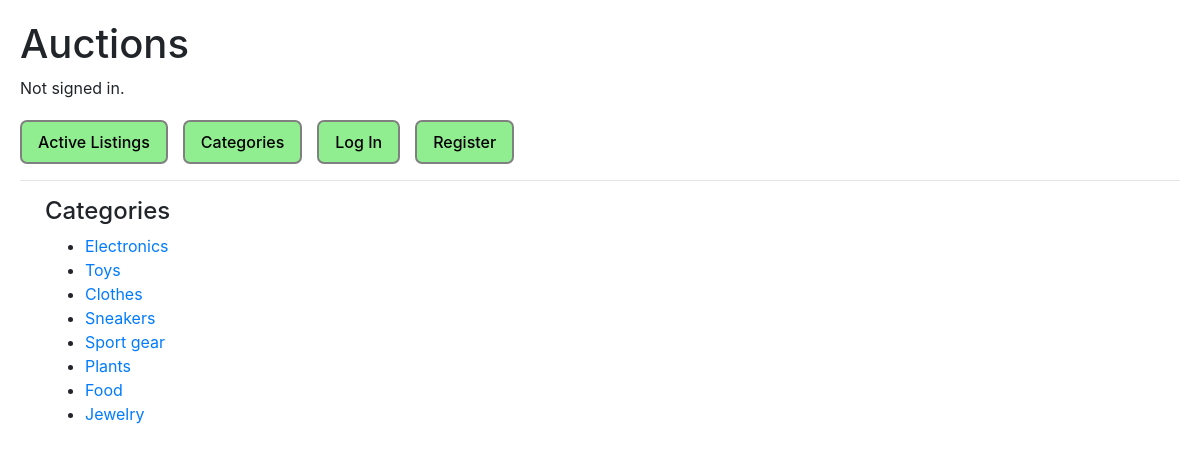
The page /categories on the database its author committed.
### auctions/models.py (models this page shows)
class Category(models.Model):
    category = models.CharField(max_length=64, unique=True)
    is_adult_only = models.BooleanField(default=True)
    def __str__(self):
        return self.category

### auctions/views.py (the view, shortened to what this page needs)
# urls.py: path("categories", views.categories, name="categories"),
def categories(request):
    return render(request, "auctions/categories.html", {
        "categories": Category.objects.all(),
        "form": CategoryForm(),
        "watchlist": get_watchlist(request.user),
    })

### auctions/utils.py (called while the page is built)
def get_watchlist(user):
    if user.is_authenticated:
        return [watchlist_item.auction for watchlist_item in Watchlist.objects.filter(user=user)]
    return []

### auctions/templates/auctions/categories.html (shortened to what this page needs)
{% extends "auctions/layout.html" %}
{% block body %}
    <div class="container">
      <div class="row">
        <div class="col-md-6">
            <h4>Categories</h4>
            <ul>
                {% for category in categories %}
                    <li>
                        <a href="categories/{{ category.id }}">{{ category }}</a>
                    </li>
                {% endfor %}
            </ul>
        </div>
        <div class="col-md-6">
        </div>
      </div>
    </div>
{% endblock %}

### auctions/static/auctions/styles.css (style rules this page uses)
body { padding: 20px; }

### rows shown on the page
Category: category "Electronics"
Category: category "Toys"
Category: category "Clothes"
Category: category "Sneakers"
Category: category "Sport gear"
Category: category "Plants"
Category: category "Food"
Category: category "Jewelry"
